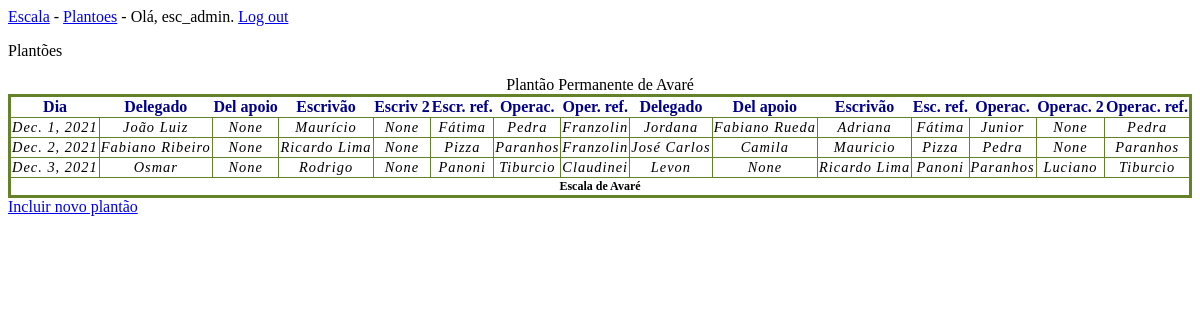
The page /plantoes/ (signed in) on the database its author committed.
### escalas/models.py (models this page shows, shortened)
class Plantao(models.Model):
    data_plantao = models.DateField(verbose_name='Dia')
    delegado_dia = models.CharField(max_length=100, verbose_name='Delegado')
    del_apoio_dia = models.CharField(max_length=100, blank=True,
                                     null=True, verbose_name='Del apoio')
    escriva1_dia = models.CharField(max_length=100,
                                    verbose_name='Escrivão')
    escriva2_dia = models.CharField(max_length=100, blank=True,
                                    null=True, verbose_name='Escriv 2')
    esc_ref_dia = models.CharField(max_length=100,
                                   verbose_name='Escriv ref')
    operacional_dia = models.CharField(max_length=100,
                                       verbose_name='Operac.')
    oper_ref_dia = models.CharField(max_length=100,
                                    verbose_name='Operac ref')
    delegado_noite = models.CharField(max_length=100,
                                      verbose_name='Delegado')
    del_apoio_noite = models.CharField(max_length=100, blank=True,
                                       null=True, verbose_name='Del apoio')
    escrivao_noite = models.CharField(max_length=100,
                                      verbose_name='Escrivão')
    esc_ref_noite = models.CharField(max_length=100,
                                     verbose_name='Escriv ref')
    operacional1_noite = models.CharField(max_length=100,
                                          verbose_name='Operac.')
    operacional2_noite = models.CharField(max_length=100,
                                          blank=True,
                                          null=True,
                                          verbose_name='Operac 2')
    oper_ref_noite = models.CharField(max_length=100,
                                      verbose_name='Operac ref')
    class Meta:
        verbose_name_plural = 'Plantões'

### escalas/views.py (the view)
# urls.py: path('plantoes/', views.plantoes, name='plantoes'),
@login_required
def plantoes(request):
    plantoes = Plantao.objects.order_by('data_plantao')
    context = {'plantoes': plantoes}
    return render(request, 'escalas/plantoes.html', context)

### escalas/templates/escalas/plantoes.html (shortened to what this page needs)
{% extends "escalas/base.html" %}
{% block content %}
<p>Plantões</p>
<table>
    <caption>Plantão Permanente de Avaré</caption>
    <thead>
        <tr>
            <th>Dia</th>
            <th>Delegado</th>
            <th>Del apoio</th>
            <th>Escrivão</th>
            <th>Escriv 2</th>
            <th>Escr. ref.</th>
            <th>Operac.</th>
            <th>Oper. ref.</th>
            <th>Delegado</th>
            <th>Del apoio</th>
            <th>Escrivão</th>
            <th>Esc. ref.</th>
            <th>Operac.</th>
            <th>Operac. 2</th>
            <th>Operac. ref.</th>
        </tr>
    </thead>
    <tfoot>
        <tr>
            <td colspan='15'>Escala de Avaré</td>
        </tr>
    </tfoot>
    {% for plantao in plantoes %}
    <tbody>
        <tr>
            <td>{{ plantao.data_plantao }}</td>
            <td>{{ plantao.delegado_dia }}</td>
            <td>{{ plantao.del_apoio_dia }}</td>
            <td>{{ plantao.escriva1_dia }}</td>
            <td>{{ plantao.escriva2_dia }}</td>
            <td>{{ plantao.esc_ref_dia }}</td>
            <td>{{ plantao.operacional_dia }}</td>
            <td>{{ plantao.oper_ref_dia }}</td>
            <td>{{ plantao.delegado_noite }}</td>
            <td>{{ plantao.del_apoio_noite }}</td>
            <td>{{ plantao.escrivao_noite }}</td>
            <td>{{ plantao.esc_ref_noite }}</td>
            <td>{{ plantao.operacional1_noite }}</td>
            <td>{{ plantao.operacional2_noite }}</td>
            <td>{{ plantao.oper_ref_noite }}</td>
        </tr>
    </tbody>
    {% empty %}
    <li>Nenhum plantao foi adicionado ainda.</li>
    {% endfor %}
</table>
<a href="{% url 'escalas:novo_plantao' %}">Incluir novo plantão</a>
{% endblock content %}

### escalas/templates/escalas/base.html
<p>
    <a href="{% url 'escalas:index' %}">Escala</a> -
    <a href="{% url 'escalas:plantoes' %}">Plantoes</a> -
    {% if user.is_authenticated %}
    Olá, {{ user.username }}.
    <a href="{% url 'usuarios:logout' %}">Log out</a>
    {% else %}
    <a href="{% url 'usuarios:register' %}">Cadastro</a>
    <a href="{% url 'usuarios:login' %}">Log in</a>
    {% endif %}
</p>
{% block content %}{% endblock content %}

### escalas/templates/escalas/plantoes.html (style rules this page uses)
table { border-collapse: collapse; border: 3px solid rgb(100, 130, 40); width: 100%; }
tbody { font-size: 90%; font-style: italic; letter-spacing: 1px; }
tfoot { font-weight: bold; font-size: 75%; }
thead { color: darkblue; }
td { text-align: center; border: 1px solid rgb(100, 130, 40); }

### rows shown on the page
Plantao: data_plantao "Dec. 1, 2021", delegado_dia "João Luiz", del_apoio_dia "None", escriva1_dia "Maurício", escriva2_dia "None", esc_ref_dia "Fátima", operacional_dia "Pedra", oper_ref_dia "Franzolin", delegado_noite "Jordana", del_apoio_noite "Fabiano Rueda", escrivao_noite "Adriana", esc_ref_noite "Fátima", operacional1_noite "Junior", operacional2_noite "None", oper_ref_noite "Pedra"
Plantao: data_plantao "Dec. 2, 2021", delegado_dia "Fabiano Ribeiro", del_apoio_dia "None", escriva1_dia "Ricardo Lima", escriva2_dia "None", esc_ref_dia "Pizza", operacional_dia "Paranhos", oper_ref_dia "Franzolin", delegado_noite "José Carlos", del_apoio_noite "Camila", escrivao_noite "Mauricio", esc_ref_noite "Pizza", operacional1_noite "Pedra", operacional2_noite "None", oper_ref_noite "Paranhos"
Plantao: data_plantao "Dec. 3, 2021", delegado_dia "Osmar", del_apoio_dia "None", escriva1_dia "Rodrigo", escriva2_dia "None", esc_ref_dia "Panoni", operacional_dia "Tiburcio", oper_ref_dia "Claudinei", delegado_noite "Levon", del_apoio_noite "None", escrivao_noite "Ricardo Lima", esc_ref_noite "Panoni", operacional1_noite "Paranhos", operacional2_noite "Luciano", oper_ref_noite "Tiburcio"

### other values the page prints
{{ user.username }} "esc_admin"
